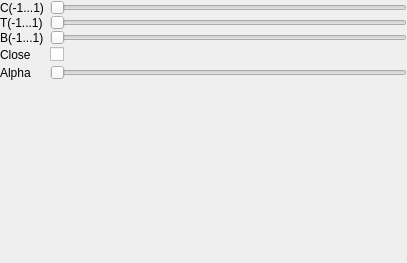
<?xml version="1.0" encoding="UTF-8"?>
<ui version="4.0">
 <class>ControllerSplineAtOptionsWidget</class>
 <widget class="QWidget" name="ControllerSplineAtOptionsWidget">
  <property name="geometry">
   <rect>
    <x>0</x>
    <y>0</y>
    <width>407</width>
    <height>263</height>
   </rect>
  </property>
  <property name="windowTitle">
   <string>Form</string>
  </property>
  <layout class="QVBoxLayout" name="verticalLayout">
   <property name="spacing">
    <number>0</number>
   </property>
   <property name="leftMargin">
    <number>0</number>
   </property>
   <property name="topMargin">
    <number>0</number>
   </property>
   <property name="rightMargin">
    <number>0</number>
   </property>
   <property name="bottomMargin">
    <number>0</number>
   </property>
   <item>
    <widget class="QWidget" name="widget" native="true">
     <layout class="QHBoxLayout" name="horizontalLayout">
      <property name="leftMargin">
       <number>0</number>
      </property>
      <property name="topMargin">
       <number>0</number>
      </property>
      <property name="rightMargin">
       <number>0</number>
      </property>
      <property name="bottomMargin">
       <number>0</number>
      </property>
      <item>
       <widget class="QLabel" name="m_CLbl">
        <property name="minimumSize">
         <size>
          <width>44</width>
          <height>0</height>
         </size>
        </property>
        <property name="maximumSize">
         <size>
          <width>44</width>
          <height>16777215</height>
         </size>
        </property>
        <property name="text">
         <string>C(-1...1)</string>
        </property>
       </widget>
      </item>
      <item>
       <widget class="QSlider" name="m_CSld">
        <property name="orientation">
         <enum>Qt::Horizontal</enum>
        </property>
       </widget>
      </item>
     </layout>
    </widget>
   </item>
   <item>
    <widget class="QWidget" name="widget_2" native="true">
     <layout class="QHBoxLayout" name="horizontalLayout_2">
      <property name="leftMargin">
       <number>0</number>
      </property>
      <property name="topMargin">
       <number>0</number>
      </property>
      <property name="rightMargin">
       <number>0</number>
      </property>
      <property name="bottomMargin">
       <number>0</number>
      </property>
      <item>
       <widget class="QLabel" name="m_TLbl">
        <property name="minimumSize">
         <size>
          <width>44</width>
          <height>0</height>
         </size>
        </property>
        <property name="maximumSize">
         <size>
          <width>44</width>
          <height>16777215</height>
         </size>
        </property>
        <property name="text">
         <string>T(-1...1)</string>
        </property>
       </widget>
      </item>
      <item>
       <widget class="QSlider" name="m_TSld">
        <property name="orientation">
         <enum>Qt::Horizontal</enum>
        </property>
       </widget>
      </item>
     </layout>
    </widget>
   </item>
   <item>
    <widget class="QWidget" name="widget_3" native="true">
     <layout class="QHBoxLayout" name="horizontalLayout_3">
      <property name="leftMargin">
       <number>0</number>
      </property>
      <property name="topMargin">
       <number>0</number>
      </property>
      <property name="rightMargin">
       <number>0</number>
      </property>
      <property name="bottomMargin">
       <number>0</number>
      </property>
      <item>
       <widget class="QLabel" name="m_BLbl">
        <property name="minimumSize">
         <size>
          <width>44</width>
          <height>0</height>
         </size>
        </property>
        <property name="maximumSize">
         <size>
          <width>44</width>
          <height>16777215</height>
         </size>
        </property>
        <property name="text">
         <string>B(-1...1)</string>
        </property>
       </widget>
      </item>
      <item>
       <widget class="QSlider" name="m_BSld">
        <property name="orientation">
         <enum>Qt::Horizontal</enum>
        </property>
       </widget>
      </item>
     </layout>
    </widget>
   </item>
   <item>
    <widget class="QWidget" name="widget_4" native="true">
     <layout class="QHBoxLayout" name="horizontalLayout_4">
      <property name="leftMargin">
       <number>0</number>
      </property>
      <property name="topMargin">
       <number>0</number>
      </property>
      <property name="rightMargin">
       <number>0</number>
      </property>
      <property name="bottomMargin">
       <number>0</number>
      </property>
      <item>
       <widget class="QLabel" name="m_CloseLbl">
        <property name="minimumSize">
         <size>
          <width>44</width>
          <height>0</height>
         </size>
        </property>
        <property name="maximumSize">
         <size>
          <width>44</width>
          <height>16777215</height>
         </size>
        </property>
        <property name="text">
         <string>Close</string>
        </property>
       </widget>
      </item>
      <item>
       <widget class="QCheckBox" name="m_CloseCkb">
        <property name="text">
         <string/>
        </property>
       </widget>
      </item>
      <item>
       <spacer name="horizontalSpacer">
        <property name="orientation">
         <enum>Qt::Horizontal</enum>
        </property>
        <property name="sizeHint" stdset="0">
         <size>
          <width>40</width>
          <height>20</height>
         </size>
        </property>
       </spacer>
      </item>
     </layout>
    </widget>
   </item>
   <item>
    <widget class="QWidget" name="widget_5" native="true">
     <layout class="QHBoxLayout" name="horizontalLayout_5">
      <property name="leftMargin">
       <number>0</number>
      </property>
      <property name="topMargin">
       <number>0</number>
      </property>
      <property name="rightMargin">
       <number>0</number>
      </property>
      <property name="bottomMargin">
       <number>0</number>
      </property>
      <item>
       <widget class="QLabel" name="m_AlphaLbl">
        <property name="minimumSize">
         <size>
          <width>44</width>
          <height>0</height>
         </size>
        </property>
        <property name="maximumSize">
         <size>
          <width>44</width>
          <height>16777215</height>
         </size>
        </property>
        <property name="text">
         <string>Alpha</string>
        </property>
       </widget>
      </item>
      <item>
       <widget class="QSlider" name="m_AlphaSld">
        <property name="orientation">
         <enum>Qt::Horizontal</enum>
        </property>
       </widget>
      </item>
     </layout>
    </widget>
   </item>
   <item>
    <spacer name="verticalSpacer">
     <property name="orientation">
      <enum>Qt::Vertical</enum>
     </property>
     <property name="sizeHint" stdset="0">
      <size>
       <width>20</width>
       <height>40</height>
      </size>
     </property>
    </spacer>
   </item>
  </layout>
 </widget>
 <resources/>
 <connections/>
</ui>
